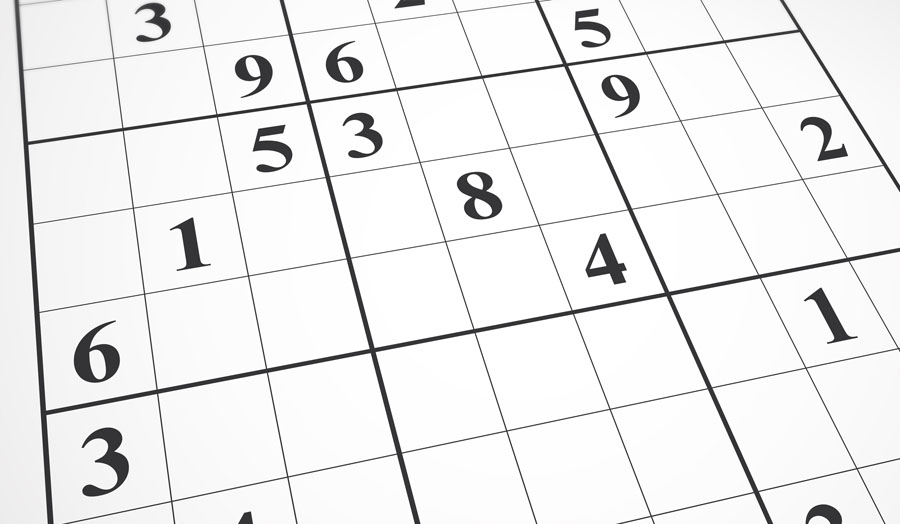
#> input picture Vision Artificial/sudoku.jpg, 900 x 524 px
$ python LineasHough.py
#> lines starting #> are read from the running program, lines starting #| are printed output that depends on the picture; after the words box and inside, x2 and y2 are one past the last pixel; in counts of white or black regions, pixels touching at a corner belong together
"""                                                 La transformada de línea de Hough
Objetivo del 27º tutorial de Curso de Procesamiento de Imágenes y Visión Artificial

Entender el concepto de Transformada de Hough.

Prender cómo usarlo para detectar líneas en una imagen.

Estudiar las siguientes funciones: cv2.HoughLines(), cv2.HoughLinesP()


Teoría

La transformada de Hough es una técnica popular para detectar cualquier forma, siempre que se pueda representar esa forma
matemáticamente. Este algoritmo puede detectar una forma determinada incluso si está rota o un poco distorsionada. Veamos cómo
funciona para una línea.

Una línea se puede representar como y = mx + c o en forma paramétrica, como \rho = x \cos \theta + y \sin \theta donde \rho es la
distancia perpendicular desde el origen a la recta, y \theta es el ángulo formado entre esta perpendicular a la recta y el eje
horizontal, medido en sentido contrario a las agujas del reloj. Esta dirección varía según cómo represente el sistema de
coordenadas. La que aquí se ha explicado es la representación que se usa en OpenCV (Vea la imagen debajo).

coordinate system

Por lo tanto, si la línea pasa por debajo del origen, tendrá un  \rho positivo y un ángulo menor que 180º. Si la línea va por
encima del origen, el ángulo también se toma menor de 180º pero \rho se toma negativo. Cualquier línea vertical tendrá 0º y las
líneas horizontales tendrán 90º.

Ahora veamos cómo funciona la Transformada de Hough para líneas. Cualquier línea se puede representar unívocamente con estos dos
parámetros, (\rho, \theta). Primero debemos crear una matriz 2D o un acumulador (para mantener los valores de dos parámetros) y
establecerlos en 0 inicialmente. Denotemos las filas como \rho y las columnas como \theta. El tamaño de la matriz dependerá de
la precisión que necesite. Supongamos que quiere que la precisión de los ángulos sea de 1º grado, entonces necesitará 180 columnas.
 Para \rho , la distancia máxima posible es la longitud de la diagonal de la imagen. Así, por ejemplo, si tomamos una precisión
 de 1 píxel, el número de filas podría ser igual a la longitud diagonal de la imagen.

Luego de aplicar el algoritmo, cada elemento de la matriz tendrá un valor igual a la suma de los puntos o píxeles que están
posicionados en la línea representada por parámetros cuantificados (\rho, \theta). De este modo, el elemento (en la posición
(\rho, \theta) en la matriz) con el valor más alto indicará la línea recta más representada en la imagen de entrada

Para entender esto mejor consideremos,  por ejemplo, una imagen de 100x100 con una línea horizontal en el medio. Para cada para
par (x, y) de la imagen el algoritmo comprueba cuáles rectas, definidas en la matriz mediante (\rho, \theta), pasan por ese punto
 (x, y). Entonces, cada vez que un punto (x, y) pertence a una recta (\rho, \theta), el contador corrspondiente se incrementa en
 1. Supongamos que empezamos cogiendo el punto (x=0, y=50). Muchas de las rectas con parámetros (\rho, \theta) pasarán por ese
 punto y podrán sus respectivos acumuladores en 1. Sin embargo sólo la recta de parámetros \rho=50 y \theta=90º seguirá acumulando
 por encima de 1. Es decir todos los puntos con coordenadas x=0,1,2… 100 e y=150, sumarán uno al contador de la celda \rho=50 y
 \theta=90º

Por lo tanto, si ahora buscamos en la matriz, los valores máximos en el acumulador, obtendremos que es el valor correspondiente a
la celda (50,90º). Esto nos dice hay una línea en esta imagen a una distancia 50 del origen y en un ángulo de 90 grados. En la
animación siguiente se muestra claramente como funciona este algoritmo (Imagen cortesía: Amos Storkey).

Así es como funciona la transformación para líneas. Es simple y puede ser implementarlo usando Numpy. Sin embargo, como debe
imaginar, este algoritmo ya está implementado en OpenCV. A continuación se muestra una imagen de la matriz acumulador. Los puntos
 brillantes en algunas ubicaciones denotan los parámetros (\rho, \theta) de posibles líneas en la imagen (tomado de Wikipedia).


                                                    Tranformada de Hough en OpenCV

Todo lo explicado anteriormente está encapsulado en la función de OpenCV, cv2.HoughLines(). Simplemente devuelve una matriz de
valores (\rho, \theta), donde\rho se mide en píxeles y\theta se mide en radianes. El primer parámetro, la imagen de entrada, debe
ser una imagen binaria, por lo tanto, aplique el umbral o use la detección de bordes astutos antes de aplicar la transformada de
Hough. Los parámetros segundo y tercero son las precisiones en \rho y \theta respectivamente. El cuarto argumento es el umbral,
es decir, el acumulado mínimo que debe obtener para que se le considere como una línea. Recuerde, el número de votos (acumulados)
dependerá del número de puntos en la línea. Por lo tanto, este número de votos representa la longitud mínima de línea que debe
detectarse."""

import cv2
import numpy as np
img = cv2.imread('sudoku.jpg')
#> img is the input picture: shape (524, 900, 3); mean B, G, R 237.2, 237.1, 237.1
gray = cv2.cvtColor(img,cv2.COLOR_BGR2GRAY)
edges = cv2.Canny(gray,50,150,apertureSize = 3)
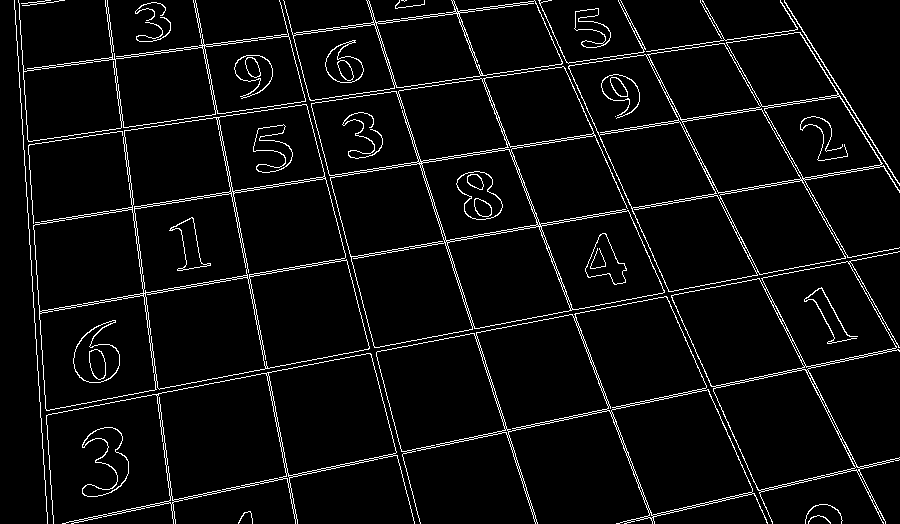
#> edges: shape (524, 900); 4.9% white in thin lines or dots
lines = cv2.HoughLines(edges,1,np.pi/180,200)
#> lines = 26 rows, first 8: [-488, 2.72], [225, 1.41], [227, 1.41], [314, 1.4], [316, 1.4], [-552, 2.67], [527, 1.36], [-550, 2.67]
for rho,theta in lines[0]:
    a = np.cos(theta)
    b = np.sin(theta)
    x0 = a*rho
    y0 = b*rho
    x1 = int(x0 + 1000*(-b))
    y1 = int(y0 + 1000*(a))
    x2 = int(x0 - 1000*(-b))
    y2 = int(y0 - 1000*(a))
    cv2.line(img,(x1,y1),(x2,y2),(0,0,255),2)
#> this loop made 1 pass
#> (rho, theta, a, b, x0, y0, x1, y1) on pass 1: (-488, 2.72, -0.914, 0.407, 445.8, -198.5, 39, -1112)
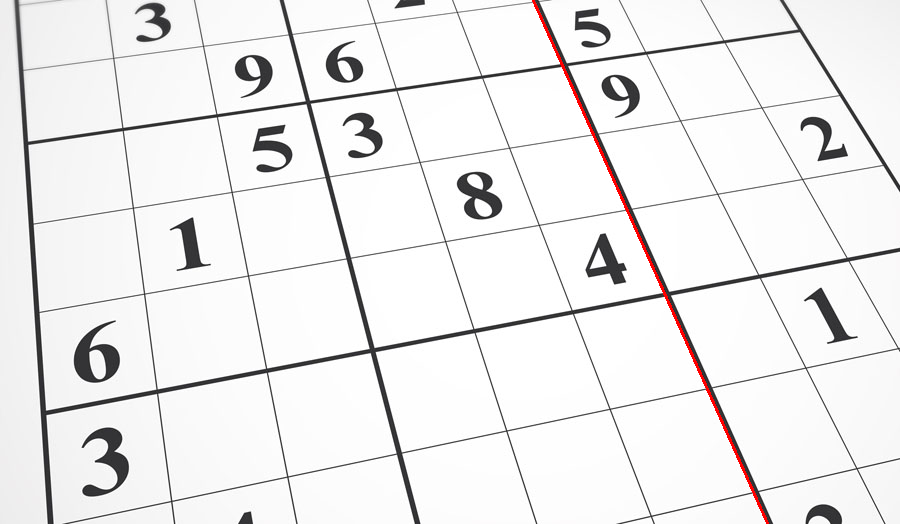
#> img: shape (524, 900, 3); 0.35% of pixels changed, all inside (x1, y1, x2, y2) = (532, 0, 769, 524)
cv2.imwrite('houghlines1.jpg',img)


"""                                                                 Transformada Probabilística de Hough

En la transformación de Hough, se puede ver que incluso para una línea con dos argumentos, se necesita mucha computación. La
transformada probabilística de Hough es una optimización de la Transformada de Hough que vimos. No toma todos los puntos en
consideración, en su lugar toma solo un subconjunto de puntos al azar y eso es suficiente para la detección de línea. Sólo se
encesita disminuir el umbral. Vea la imagen a continuación que compara la Transformada de Hough y la Transformada Probabilística
de Hough en un espacio amplio (tomado de la página de inicio de Franck Bettinger’s)

La implementación de OpenCV se basa en la detección robusta de líneas usando la Transformación probabilística progresiva de Hough,
de Matas, J.,  Galambos, C. y Kittler, J.V .. La función utilizada es cv2.HoughLinesP(), la cual posee dos nuevos argumentos:

MinLineLength: longitud mínima de la línea. Los segmentos de línea más cortos que esto son rechazados.
maxLineGap: espacio máximo permitido entre los segmentos de línea para tratarlos como una sola línea.

Lo mejor es que devuelve directamente los dos puntos finales de las líneas. En el caso anterior, solo la función sólo devuelve
los parámetros de las líneas, y uno tiene que encontrar todos los puntos. En este caso, todo es mucho más directo y simple."""

img = cv2.imread('sudoku.jpg')
gray = cv2.cvtColor(img,cv2.COLOR_BGR2GRAY)
edges = cv2.Canny(gray,50,150,apertureSize = 3)
minLineLength = 100
maxLineGap = 10
lines = cv2.HoughLinesP(edges,1,np.pi/180,100,minLineLength,maxLineGap)
#> lines = 286 rows, first 6: [398, 166, 409, 165], [267, 187, 284, 185], [666, 296, 706, 386], [436, 158, 497, 149], [285, 184, 311, 180], [272, 391, 275, 410]
for x1,y1,x2,y2 in lines[0]:
    cv2.line(img,(x1,y1),(x2,y2),(0,255,0),2)
#> this loop made 1 pass
#> img: shape (524, 900, 3); 0.01% of pixels changed, all inside (x1, y1, x2, y2) = (397, 164, 411, 168)
cv2.imwrite('houghlines2.jpg',img)
